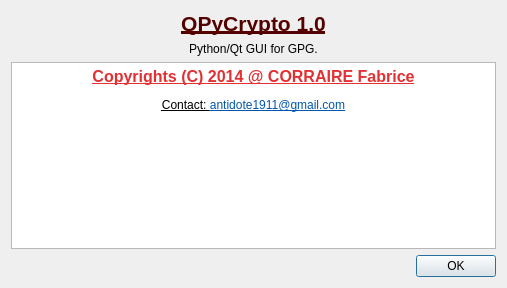
<?xml version="1.0" encoding="UTF-8"?>
<ui version="4.0">
 <class>About</class>
 <widget class="QDialog" name="About">
  <property name="geometry">
   <rect>
    <x>0</x>
    <y>0</y>
    <width>507</width>
    <height>288</height>
   </rect>
  </property>
  <property name="windowTitle">
   <string>About QPyCrypto</string>
  </property>
  <layout class="QVBoxLayout" name="verticalLayout">
   <item>
    <widget class="QLabel" name="label">
     <property name="text">
      <string>&lt;html&gt;&lt;head/&gt;&lt;body&gt;&lt;p&gt;&lt;span style=&quot; font-size:16pt; font-weight:600; text-decoration: underline; color:#550000;&quot;&gt;QPyCrypto 1.0&lt;/span&gt;&lt;/p&gt;&lt;/body&gt;&lt;/html&gt;</string>
     </property>
     <property name="textFormat">
      <enum>Qt::RichText</enum>
     </property>
     <property name="alignment">
      <set>Qt::AlignCenter</set>
     </property>
    </widget>
   </item>
   <item>
    <widget class="QLabel" name="label_2">
     <property name="text">
      <string>Python/Qt GUI for GPG.</string>
     </property>
     <property name="alignment">
      <set>Qt::AlignCenter</set>
     </property>
    </widget>
   </item>
   <item>
    <widget class="QTextBrowser" name="textBrowser">
     <property name="enabled">
      <bool>true</bool>
     </property>
     <property name="autoFillBackground">
      <bool>false</bool>
     </property>
     <property name="frameShape">
      <enum>QFrame::StyledPanel</enum>
     </property>
     <property name="frameShadow">
      <enum>QFrame::Plain</enum>
     </property>
     <property name="html">
      <string>&lt;!DOCTYPE HTML PUBLIC &quot;-//W3C//DTD HTML 4.0//EN&quot; &quot;http://www.w3.org/TR/REC-html40/strict.dtd&quot;&gt;
&lt;html&gt;&lt;head&gt;&lt;meta name=&quot;qrichtext&quot; content=&quot;1&quot; /&gt;&lt;style type=&quot;text/css&quot;&gt;
p, li { white-space: pre-wrap; }
&lt;/style&gt;&lt;/head&gt;&lt;body style=&quot; font-family:'Sans Serif'; font-size:9pt; font-weight:400; font-style:normal;&quot;&gt;
&lt;p align=&quot;center&quot; style=&quot; margin-top:12px; margin-bottom:12px; margin-left:0px; margin-right:0px; -qt-block-indent:0; text-indent:0px;&quot;&gt;&lt;span style=&quot; font-size:12pt; font-weight:600; text-decoration: underline; color:#e23033;&quot;&gt;Copyrights (C) 2014 @ CORRAIRE Fabrice&lt;/span&gt;&lt;/p&gt;
&lt;p align=&quot;center&quot; style=&quot; margin-top:12px; margin-bottom:12px; margin-left:0px; margin-right:0px; -qt-block-indent:0; text-indent:0px;&quot;&gt;&lt;a href=&quot;http://www.testgffg.com&quot;&gt;&lt;span style=&quot; text-decoration: underline; color:#000000;&quot;&gt;Contact: &lt;/span&gt;&lt;/a&gt;&lt;a href=&quot;antidote1911@gmail.com&quot;&gt;&lt;span style=&quot; text-decoration: underline; color:#0057ae;&quot;&gt;antidote1911@gmail.com&lt;br /&gt;&lt;br /&gt;&lt;br /&gt;&lt;/span&gt;&lt;/a&gt;&lt;/p&gt;&lt;/body&gt;&lt;/html&gt;</string>
     </property>
     <property name="overwriteMode">
      <bool>false</bool>
     </property>
     <property name="openExternalLinks">
      <bool>true</bool>
     </property>
     <property name="openLinks">
      <bool>false</bool>
     </property>
    </widget>
   </item>
   <item>
    <widget class="QDialogButtonBox" name="buttonBox">
     <property name="orientation">
      <enum>Qt::Horizontal</enum>
     </property>
     <property name="standardButtons">
      <set>QDialogButtonBox::Ok</set>
     </property>
    </widget>
   </item>
  </layout>
 </widget>
 <resources/>
 <connections>
  <connection>
   <sender>buttonBox</sender>
   <signal>accepted()</signal>
   <receiver>About</receiver>
   <slot>accept()</slot>
   <hints>
    <hint type="sourcelabel">
     <x>248</x>
     <y>254</y>
    </hint>
    <hint type="destinationlabel">
     <x>157</x>
     <y>274</y>
    </hint>
   </hints>
  </connection>
  <connection>
   <sender>buttonBox</sender>
   <signal>rejected()</signal>
   <receiver>About</receiver>
   <slot>reject()</slot>
   <hints>
    <hint type="sourcelabel">
     <x>316</x>
     <y>260</y>
    </hint>
    <hint type="destinationlabel">
     <x>286</x>
     <y>274</y>
    </hint>
   </hints>
  </connection>
 </connections>
</ui>
